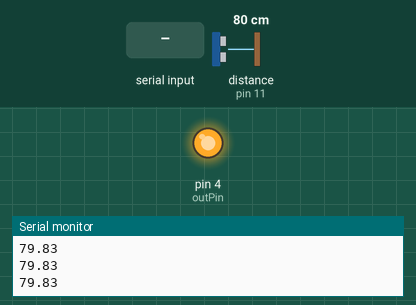
Simulated run of this sketch. Board: Arduino Uno, built with avr-gcc and run on an emulated ATmega328P. Parts: output pins drawn as LEDs (lit = HIGH), the last lines printed to the serial monitor. Wiring (inferred from the names in the program): ultrasonic range finder: trigger pin 12; echo pin 11. Inputs (shaded band) come from the test bench; at power-on: distance to the obstacle (sensor on pin 11) 80 cm. The echo pulse lasts 58.3 µs per cm; pins used as bus, display or sensor lines are not drawn.

Above: at 1.2 s.
1.3 s: byte 49 ('1') received over Serial
At 2.7 s:
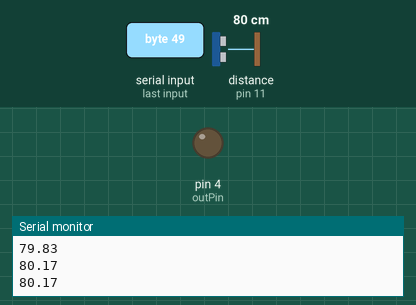
3.0 s: "1\n" received over Serial
At 3.4 s:
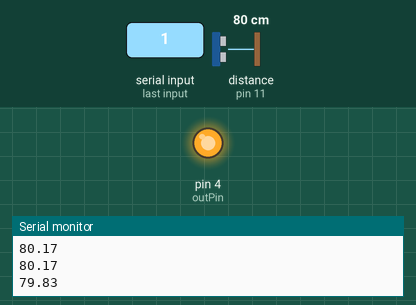
Timing chart, 0 to 6.0 s (numbered marks = the images above; inputs shaded):
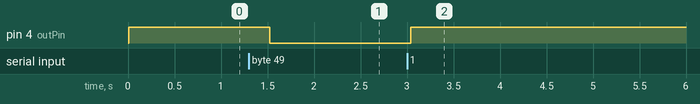

Measured:
- after the input at 1.3 s, pin 4 (outPin): HIGH → LOW after 0.22 s
- after the input at 3.0 s, pin 4 (outPin): LOW → HIGH at once

The sketch:

km.ino
```cpp
const int trigPin = 12; //setting var tipe const int dgn nama trigPin
const int echoPin = 11;
int outPin = 4;
 char val; // untuk meximpan data yg dtang dari komputer lewat usb serial
void setup() {
  Serial.begin (9600); // perintah dlm arduino utk melakukan komunikasi serial dgn baudrate(kce kirim data 'bps')
  pinMode(trigPin, OUTPUT);
  pinMode(echoPin, INPUT);
  pinMode(outPin, OUTPUT);
  }
void loop() {
  while (Serial.available()) { // untuk menuggu ada data yang akan di kirim or diterima
 val = Serial.read(); // data yg ada di serial di baca & disimpan di var val
 }

  long duration; //long int
  float distance; //tipe float(desimal)
  digitalWrite(trigPin, LOW); //"low" kondisi 0 selama 2 microseconds untuk pengiriman data
  delayMicroseconds(2); // low for 2 microseconds
  digitalWrite(trigPin, HIGH); //"high" kondisi 1 selama 10 microseconds
  delayMicroseconds(10); // high for 10 microseconds
  digitalWrite(trigPin, LOW);

  duration = pulseIn(echoPin, HIGH); // "pulseIn" sebagai stopwatch(timer)dari pengiriman data T ke R dan dipindahakn ke duration
  distance = (duration/2) / 29.1;  // rumus untuk konfersi dari data sensor ke cm

  if(val == '1'){ //yg di pakai untuk bisa membaca prosesing, untuk mengatur aktif tidaknya relay
   Serial.print(distance);
   Serial.print("\n");//untuk memisahkan antara data satu dan data yg lain
   digitalWrite(outPin, LOW);//outPin = Pin 4 Ar diperintahkan untuk berloika low"0"
   delay(500); }
  else{
   Serial.print(distance);
   Serial.print("\n");
   digitalWrite(outPin, HIGH);
   delay(500);
  }
}
```
